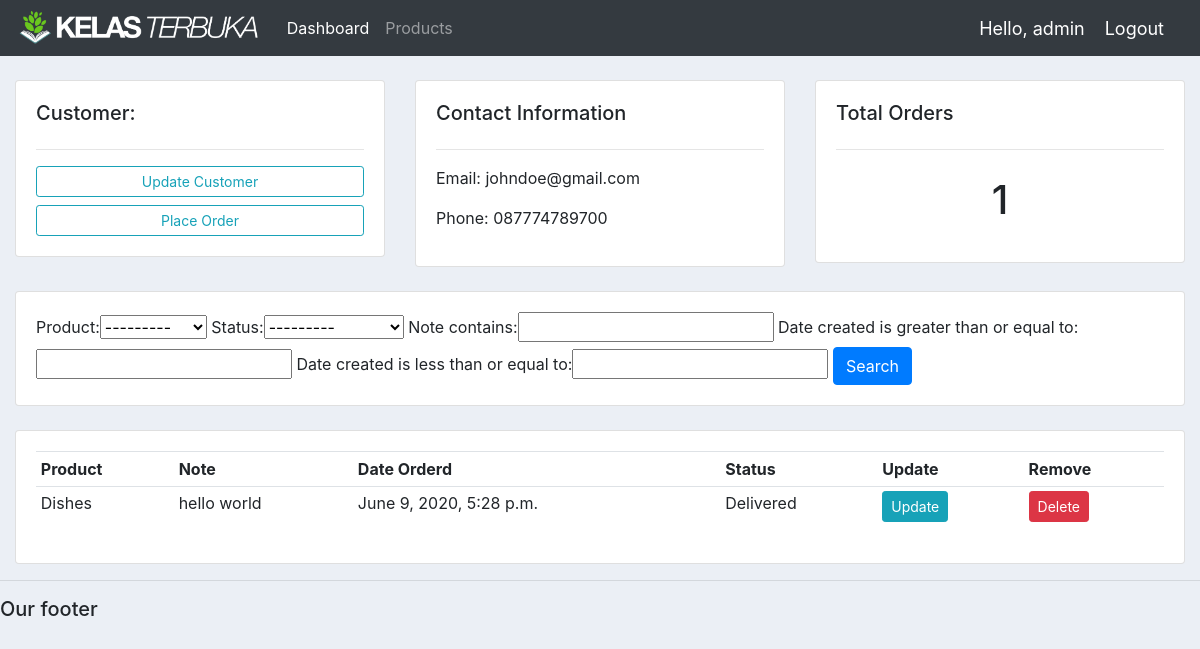
The app's page /customer/1/ (signed in) with its own data.
### accounts/models.py (models this page shows, shortened)
class Customer(models.Model):
	user = models.OneToOneField(User, null=True, blank=True, on_delete=models.CASCADE)
	name = models.CharField(max_length=200, null=True)
	phone = models.CharField(max_length=200, null=True)
	email = models.CharField(max_length=200, null=True)
	profile_pic = models.ImageField(default="profile1.png", null=True, blank=True)
	date_created = models.DateTimeField(auto_now_add=True, null=True)

class Order(models.Model):
	STATUS = (
			('Pending', 'Pending'),
			('Out for delivery', 'Out for delivery'),
			('Delivered', 'Delivered'),
			)
	customer = models.ForeignKey(Customer, null=True, on_delete=models.SET_NULL)
	product = models.ForeignKey(Product, null=True, on_delete= models.SET_NULL)
	date_created = models.DateTimeField(auto_now_add=True, null=True)
	status = models.CharField(max_length=200, null=True, choices=STATUS)
	note = models.CharField(max_length=1000, null=True)

class Product(models.Model):
	CATEGORY = (
			('Indoor', 'Indoor'),
			('Out Door', 'Out Door'),
			)
	name = models.CharField(max_length=200, null=True)
	price = models.FloatField(null=True)
	category = models.CharField(max_length=200, null=True, choices=CATEGORY)
	description = models.CharField(max_length=200, null=True, blank=True)
	date_created = models.DateTimeField(auto_now_add=True, null=True)
	tags = models.ManyToManyField(Tag)
	def __str__(self):
		return self.name

### accounts/decorators.py (the view)
		def wrapper_func(request, *args, **kwargs):
			group = None
			if request.user.groups.exists():
				group = request.user.groups.all()[0].name
			if group in allowed_roles:
				return view_func(request, *args, **kwargs)
			else:
				return HttpResponse('You are not authorized to view this page')

### accounts/views.py (called while the page is built)
@login_required(login_url='accounts:login')
@allowed_users(allowed_roles=['admin'])
def customer(request, pk_test):
    customer = Customer.objects.get(id=pk_test)
    orders = customer.order_set.all()
    order_count = orders.count()
    myFilter = OrderFilter(request.GET, queryset=orders)
    orders = myFilter.qs
    context = {
        'customer':customer,
        'orders':orders,
        'order_count':order_count,
		'myFilter':myFilter,
    }
    return render(request, 'accounts/customer.html', context)

### accounts/templates/accounts/customer.html
{%  extends 'accounts/main.html' %}
{% block content %}
<br>
<div class="row">
    <div class="col-md">
        <div class="card card-body">
            <h5>Customer:</h5>
            <hr>
            <a class="btn btn-outline-info  btn-sm btn-block" href="">Update Customer</a>
            <a class="btn btn-outline-info  btn-sm btn-block" href="{% url 'accounts:create_order' customer.id %}">Place Order</a>
        </div>
    </div>
    <div class="col-md">
		<div class="card card-body">
			<h5>Contact Information</h5>
			<hr>
			<p>Email: {{customer.email}}</p>
			<p>Phone: {{customer.phone}}</p>
		</div>
	</div>
    <div class="col-md">
        <div class="card card-body">
            <h5>Total Orders</h5>
            <hr>
            <h1 style="text-align: center;padding: 10px">{{order_count}}</h1>
        </div>
    </div>
</div>
<br>
<div class="row">
    <div class="col">
        <div class="card card-body">
            <form method="get">
                {{myFilter.form}}
                <button class="btn btn-primary" type="submit">Search</button>
            </form>
        </div>
    </div>
</div>
<br>
<div class="row">
    <div class="col-md">
        <div class="card card-body">
            <table class="table table-sm">
                <tr>
                    <th>Product</th>
                    <th>Note</th>
                    <th>Date Orderd</th>
                    <th>Status</th>
                    <th>Update</th>
                    <th>Remove</th>
                </tr>
                {% for order in orders %}
				<tr>
					<td>{{order.product}}</td>
					<td>{{order.note}}</td>
					<td>{{order.date_created}}</td>
					<td>{{order.status}}</td>
                    <td><a class="btn btn-sm btn-info" href="{% url 'accounts:update_order' order.id %}">Update</a></td>
                    <td><a class="btn btn-sm btn-danger" href="{% url 'accounts:delete_order' order.id %}">Delete</a></td>
				</tr>
                {% endfor %}
            </table>
        </div>
    </div>
</div>
{% endblock %}

### accounts/templates/accounts/navbar.html (shortened to what this page needs)
{% load static %}
<nav class="navbar navbar-expand-lg navbar-dark bg-dark">
    <img style="height: 40px;" src="{% static 'images/logo3.png' %}">
    <div class="collapse navbar-collapse" id="navbarNav">
        <ul class="navbar-nav">
            {% if request.user.is_staff %}
            <li class="nav-item active">
                <a class="nav-link" href="{% url 'accounts:home' %}">Dashboard</a>
            </li>
            <li class="nav-item">
                <a class="nav-link" href="{% url 'accounts:products' %}">Products</a>
            </li>
            {% else %}
            <li class="nav-item">
                <a class="nav-link" href="{% url 'accounts:account' %}">Settings</a>
            </li>
            {% endif %}
        </ul>
    </div>
    <span class="hello-msg">Hello, {{request.user}}</span>
    <span><a class="hello-msg" href="{% url 'accounts:logout' %}">Logout</a></span>
</nav>

### static/css/main.css (style rules this page uses)
body { background-color: #ebeff5; }

### accounts/templates/accounts/navbar.html (style rules this page uses)
.hello-msg { font-size: 18px; color: #fff; margin-right: 20px; }

### records on screen
Customer: email "johndoe@gmail.com", phone "087774789700"
Order: product "Dishes", note "hello world", date_created "June 9, 2020, 5:28 p.m.", status "Delivered"

### other values on screen
{{ request.user }} "admin"
{{ order_count }} "1"
